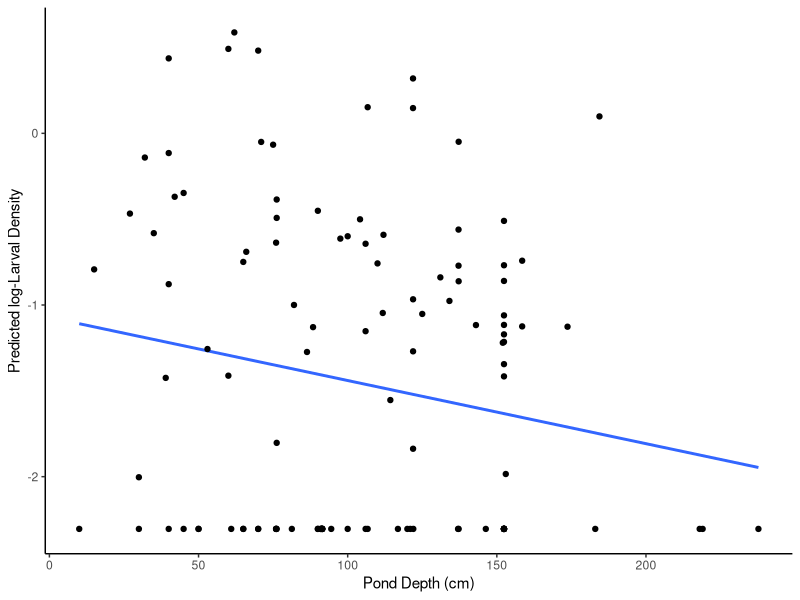
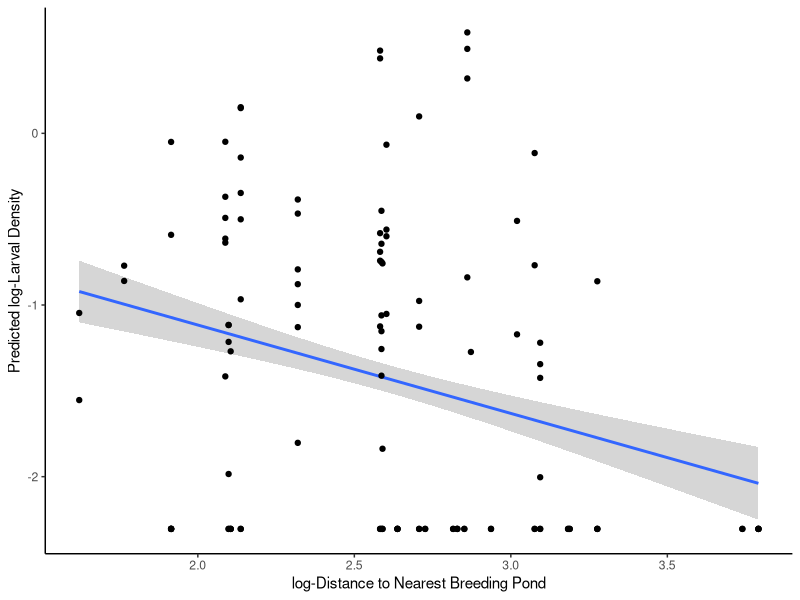
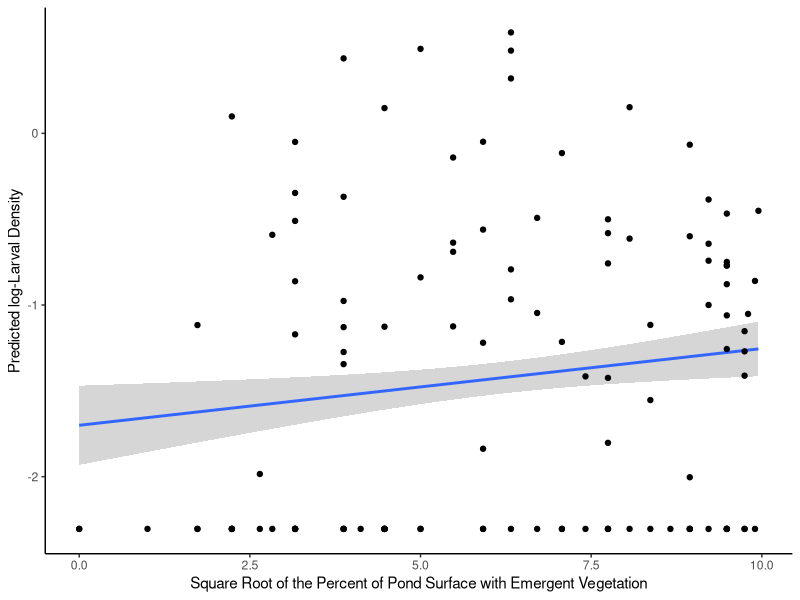
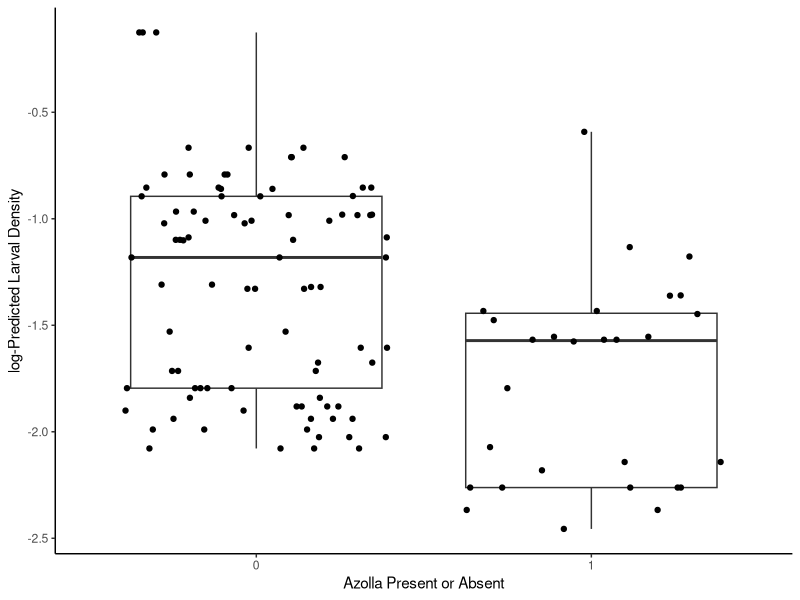

The R source for these figures, in order:
#Bivariate Fits of model data

#Load Packages
library(lme4)
library(lmerTest)
library(tidyverse)
library(broom.mixed)


# Bivariate linear fits ########################################################
#YSI Fits (pH, DO, nitrates)
dat1 <- read_csv("Data/model_data_with_ysi.csv")

##pH model. Not significant
ph_model <- lmer(log_larv_density ~ log_pH + (1|pond), data = dat1)
summary(ph_model)

##DO model. Not significant
DO_model <- lmer(log_larv_density ~ log_DO + (1|pond), data = dat1)
summary(DO_model)


##nitrate_model. Not significant. 
nitrate_model <- lmer(log_larv_density ~ log_nitrates + (1|pond), data = dat1)
summary(nitrate_model)



#Plankton Fits
##Read data
dat2 <- read_csv("Data/model_data_no_ysi.csv")

##Plankton model. Not significant
plankton_model <- lmer(log_larv_dens ~ log_plankton + (1|pond), data = dat2)
summary(plankton_model)


##Medium prey. Not significant
med_prey_model <- lmer(log_larv_dens ~ log_medium_prey + (1|pond), data = dat2)
summary(med_prey_model)



#Everything Else
##Read data
dat3 <- read_csv("Data/model_data_no_ysi_or_plankton.csv")

dat3$vert_pred <- as.character(dat3$vert_pred)
dat3$azolla_presence_absence <- as.character(dat3$azolla_presence_absence)

#Azolla.Significant (p = 0.004)**
azolla_model <- lmer(log_larv_dens ~ azolla_presence_absence + (1|pond), data = dat3)
summary(azolla_model)
anova(azolla_model)

#Distance to nearest breeding pond. Significant (p = 0.017) *
distance_model <-  lmer(log_larv_dens ~ log_dist_to_breed + (1|pond), data = dat3)
summary(distance_model)
anova(distance_model)

##Depth. Significant (p = 0.0233)*
depth_model <- lmer(log_larv_dens ~ depth + (1|pond), data = dat3)
summary(depth_model)
anova(depth_model)

#Emergent vegetation. Significant (p = 0.045)*
emergent_veg_model <-  lmer(log_larv_dens ~ sqrt_emergent_veg + (1|pond), data = dat3)
summary(emergent_veg_model)
anova(emergent_veg_model)

##Suitable 598m habitat buffer split by roads. Not significant
suitable_split_model <- lmer(log_larv_dens ~ suitable_598_split + (1|pond), data = dat3)
summary(suitable_split_model)

##Suitable habitat 598m. Not significant.
suitable_model <- lmer(log_larv_dens ~ suitable_598 + (1|pond), data = dat3)
summary(suitable_model)

##Vertebrate predators. Not significant.
vert_pred_model <- lmer(log_larv_dens ~ vert_pred + (1|pond), data = dat3)
summary(vert_pred_model)

##Large prey. Not significant.
large_prey_model <- lmer(log_larv_dens ~ log_large_prey + (1|pond), data = dat3)
summary(large_prey_model)

##Invertebrate predators. Not significant.
invert_pred_model <- lmer(log_larv_dens ~ log_invert_pred + (1|pond), data = dat3)
summary(invert_pred_model)

#Water temperature. Not significant
temp_model <- lmer(log_larv_dens ~ log_water_temp + (1|pond), data = dat3)
summary(temp_model)

#Salinity model. Not significant.
salinity_model <- lmer(log_larv_dens ~ log_salinity + (1|pond), data = dat3)
summary(salinity_model)

#Turbidity model. Not significant.
turbidity_model <-  lmer(log_larv_dens ~ log_turbidity + (1|pond), data = dat3)
summary(turbidity_model)

#Chlorophyll. Not significant
chlorophyll_model <- lmer(log_larv_dens ~ sqrt_chlorophyll + (1|pond), data = dat3)
summary(chlorophyll_model)


################################################################################









# Quadratic Fits ###############################################################

#YSI Fits (pH, DO, nitrates)

##pH model. Not significant
ph_model_quadratic <- lmer(log_larv_density ~ poly(log_pH,2) + (1|pond), data = dat1)
summary(ph_model_quadratic)

##DO model. Not significant
DO_model_quadratic <- lmer(log_larv_density ~ poly(log_DO,2) + (1|pond), data = dat1)
summary(DO_model_quadratic)


##nitrate_model. Not significant. 
nitrate_model_quadratic <- lmer(log_larv_density ~ poly(log_nitrates,2) + (1|pond), data = dat1)
summary(nitrate_model_quadratic)




#Plankton Quadratic Fits

##Plankton model. Not significant
plankton_model_quadratic <- lmer(log_larv_dens ~ poly(log_plankton,2) + (1|pond), data = dat2)
summary(plankton_model_quadratic)


##Medium prey. Not significant
med_prey_model_quadratic <- lmer(log_larv_dens ~ poly(log_medium_prey,2) + (1|pond), data = dat2)
summary(med_prey_model_quadratic)



#Everything Else
#Distance to nearest breeding pond. Quadratic term not significant.
distance_model_quadratic <-  lmer(log_larv_dens ~ poly(log_dist_to_breed,2) + (1|pond), data = dat3)
summary(distance_model_quadratic)

##Depth. Quadratic term not significant
depth_model_quadratic <- lmer(log_larv_dens ~ poly(depth,2) + (1|pond), data = dat3)
summary(depth_model_quadratic)

#Emergent vegetation. Not significant
emergent_veg_model_quadratic <-  lmer(log_larv_dens ~ poly(sqrt_emergent_veg,2) + (1|pond), data = dat3)
summary(emergent_veg_model_quadratic)

##Suitable 598m habitat buffer split by roads. Not significant
suitable_split_model_quadratic <- lmer(log_larv_dens ~ poly(suitable_598_split,2) + (1|pond), data = dat3)
summary(suitable_split_model_quadratic)

##Suitable habitat 598m. Not significant.
suitable_model_quadratic <- lmer(log_larv_dens ~ poly(suitable_598,2) + (1|pond), data = dat3)
summary(suitable_model_quadratic)

##Large prey. Not significant.
large_prey_model_quadratic <- lmer(log_larv_dens ~ poly(log_large_prey,2) + (1|pond), data = dat3)
summary(large_prey_model_quadratic)

##Invertebrate predators. Quadratic term significant (p = 0.0116) but linear term is not (p = 0.312)
invert_pred_model <- lmer(log_larv_dens ~ log_invert_pred + (1|pond), data = dat3)
summary(invert_pred_model)

#Water temperature. Quadratic term significant (p = 0.0447), but linear term is not (p = 0.81)
temp_model_quadratic <- lmer(log_larv_dens ~ poly(log_water_temp,2) + (1|pond), data = dat3)
summary(temp_model_quadratic)

#Salinity model. Not significant.
salinity_model_quadratic <- lmer(log_larv_dens ~ poly(log_salinity,2) + (1|pond), data = dat3)
summary(salinity_model_quadratic)

#Turbidity model. Not significant.
turbidity_model_quadratic <-  lmer(log_larv_dens ~ poly(log_turbidity,2) + (1|pond), data = dat3)
summary(turbidity_model_quadratic)

#Chlorophyll. Not significant
chlorophyll_model_quadratic <- lmer(log_larv_dens ~ poly(sqrt_chlorophyll,2) + (1|pond), data = dat3)
summary(chlorophyll_model_quadratic)

################################################################################



# NOTE ON FOLLOWING SECTION###################
## Investigate the .fitted vs .fixed value as a response variable in these plots##







# Visualizing the four significant bivariate fits ##############################

## Depth model
### This code modifies the original model into a tidy format
tidy_depth <- augment(depth_model)

### This plots the actual datapoints but fits a line to the predicted effects
ggplot(data = tidy_depth,
       mapping = aes(x = depth,
                     y = .fixed))+
  geom_smooth(method = "lm", level = 0.95)+
  geom_point(mapping = aes(x = depth,
                           y = log_larv_dens))+
  labs(x = "Pond Depth (cm)",
       y = "Predicted log-Larval Density") +
  theme_classic()


## Distance Model
tidy_distance <- augment(distance_model)

### This plots the actual datapoints but fits a line to the predicted effects
ggplot(data = tidy_distance,
       mapping = aes(x = log_dist_to_breed,
                     y = .fitted))+
  geom_smooth(method = "lm", level = 0.95)+
  geom_point(mapping = aes(x = log_dist_to_breed,
                           y = log_larv_dens)) +
  labs(x = "log-Distance to Nearest Breeding Pond",
       y = "Predicted log-Larval Density") +
  theme_classic()


##Emergent Vegetation Model
tidy_veg <- augment(emergent_veg_model)

### This plots the actual datapoints but fits a line to the predicted response
ggplot(data = tidy_veg,
       mapping = aes(x = sqrt_emergent_veg,
                     y = .fitted))+
  geom_smooth(method = "lm", level = 0.95)+
  geom_point(mapping = aes(x = sqrt_emergent_veg,
                           y = log_larv_dens)) +
  labs(x = "Square Root of the Percent of Pond Surface with Emergent Vegetation",
       y = "Predicted log-Larval Density") +
  theme_classic()
 


## Azolla model
tidy_azolla <- augment(azolla_model)

## Boxplot of azolla model predictions. Still uses fits rather than fixed.
## Note, right now the points being displayed are predictions rather than the actual values
ggplot(data = tidy_azolla, aes(x = azolla_presence_absence, y = .fitted)) + 
  geom_boxplot() +
  geom_jitter() +
  theme_classic()+
  labs(x = "Azolla Present or Absent",
       y = "log-Predicted Larval Density")
